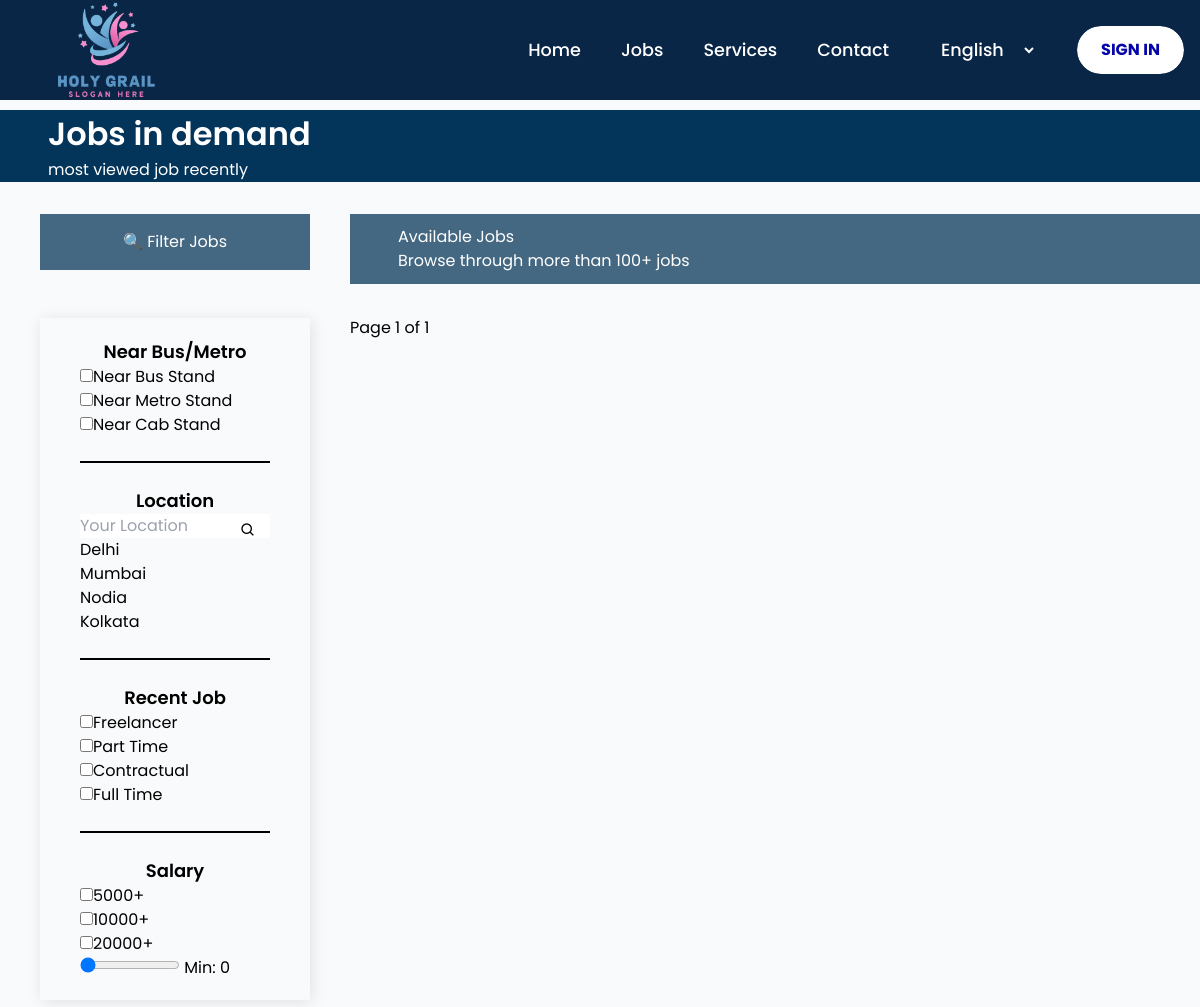
The app's page /jobs/, older data.
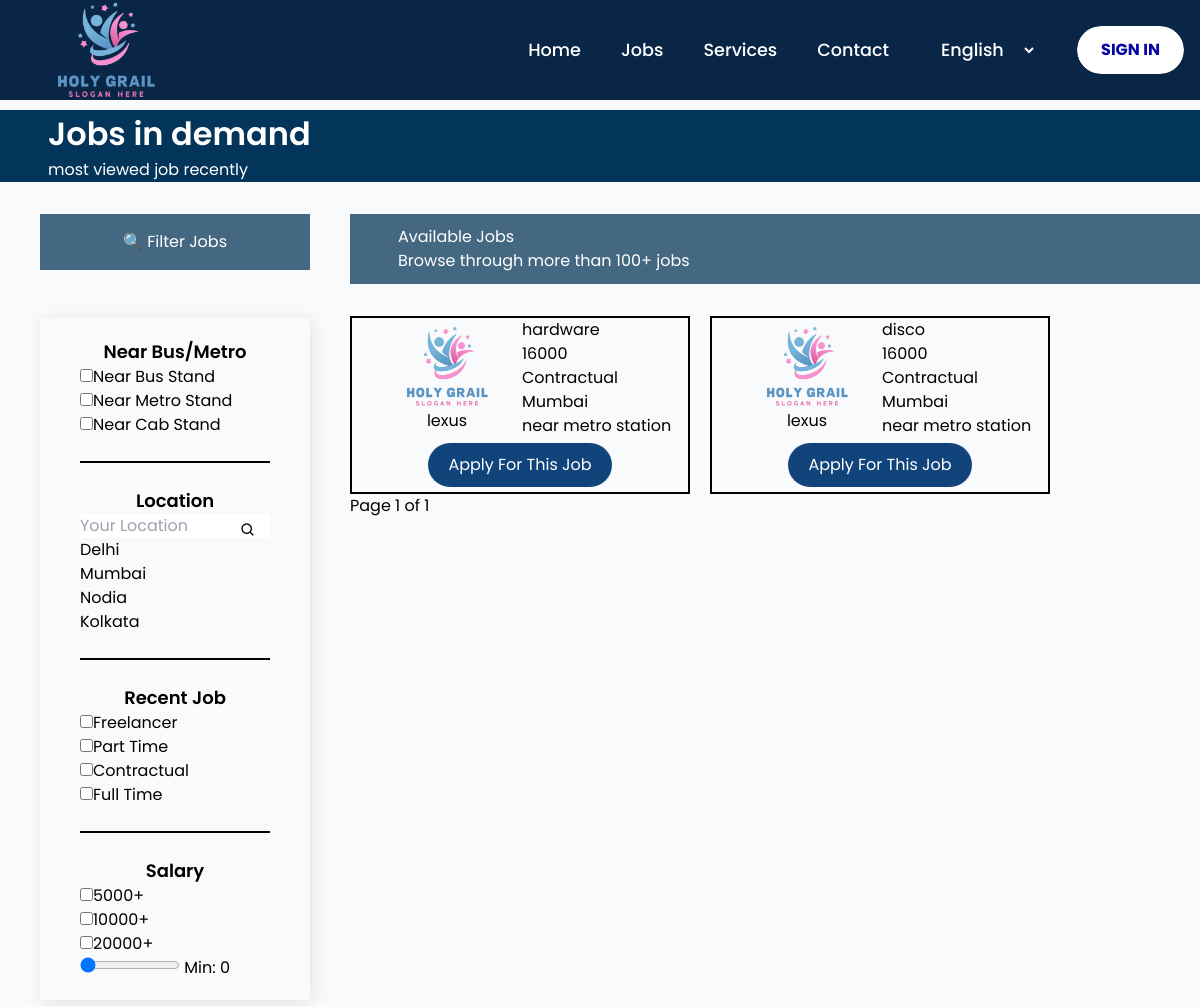
The same page, newer data.
### jobs/models.py (models this page shows, shortened)
class Job(models.Model):
    employer = models.ForeignKey(
        settings.AUTH_USER_MODEL,
        on_delete=models.CASCADE,
        related_name="jobs",
        null=True,        # 👈 IMPORTANT
        blank=True
    )
    title = models.CharField(max_length=200)
    company_name = models.CharField(max_length=200)
    location = models.CharField(max_length=100)
    job_type = models.CharField(max_length=50)
    companyEmail = models.EmailField(null=True,blank=True)
    salary = models.IntegerField()
    station = models.CharField(max_length=100)
    description = models.TextField(null=True,blank=True)
    created_at = models.DateTimeField(auto_now_add=True)
    experience = models.CharField(max_length=100)
    education= models.CharField(max_length=200)
    skills = models.CharField(max_length=400)
    shift = models.CharField(max_length=50)
    expires_at = models.DateField(null=True, blank=True)

### jobs/views.py (the view)
# urls.py: path('', views.job_list, name='job_list'),
def job_list(request):
    jobs = Job.objects.filter(
        expires_at__gt=timezone.now()
    )
    paginator = Paginator(jobs, 5)  # 5 jobs per page
    page_number = request.GET.get('page')
    jobs = paginator.get_page(page_number)
    return render(request, 'jobs/jobs.html', {'jobs': jobs})

### templates/jobs/jobs.html (shortened to what the changed rows need)
{% extends 'home.html' %}
{% load static %}
{% block csslink %}
<link rel="stylesheet" href="{%static 'css/style.css' %}" />
<link rel="stylesheet" href="{%static 'css/jobs.css' %}" />
<link rel="stylesheet" href="https://cdnjs.cloudflare.com/ajax/libs/font-awesome/7.0.1/css/all.min.css" />
{% endblock csslink %}
{% block body %}
<section class="occupation-section">
  <div class="occupation">
    <h2>Jobs in demand</h2>
  </div>
  <div class="Jobsfordisplay">
    <div class="jobs-container">
      <div>
        <div class="jlisthead">
          <div class="jlisthead-section">
            <h2>Available Jobs</h2>
          </div>
        </div>
      </div>
      <div class="all-jobs">
        {% for job in jobs %}
              <div class="joblist"
                  data-job="{{ job.location }}"
                  data-type="{{ job.job_type }}"
                  data-salary="{{ job.salary }}"
                  data-station="{{ job.station }}">
                <div class="flex">
                  <div class="company-image-name">
                    <img src="{% static 'images/logo.png' %}" alt="logo" height="150" width="150"/>
                    <span>{{ job.company_name }}</span>
                  </div>
                  <div class="company-details">
                    <h3>{{ job.title }}</h3>
                    <p>{{ job.salary }}</p>
                    <span>{{ job.job_type }}</span>
                    <div>{{ job.location }}</div>
                    <span>{{ job.station }}</span>
                  </div>
                </div>
                  <div class="Apply-button">
                    <a href="{% url 'jobs:job_detail' job.id %}" class="Apply-btn">Apply For This Job</a>
                  </div>
              </div>
      {% endfor %}
      </div>
    </div>
  </div>
</section>
{% endblock body %}

Row changes from the older to the newer data that the page shows:
added Job: company_name "lexus", title "hardware", salary "16000", job_type "Contractual", location "Mumbai", station "near metro station"
added Job: company_name "lexus", title "disco", salary "16000", job_type "Contractual", location "Mumbai", station "near metro station"
